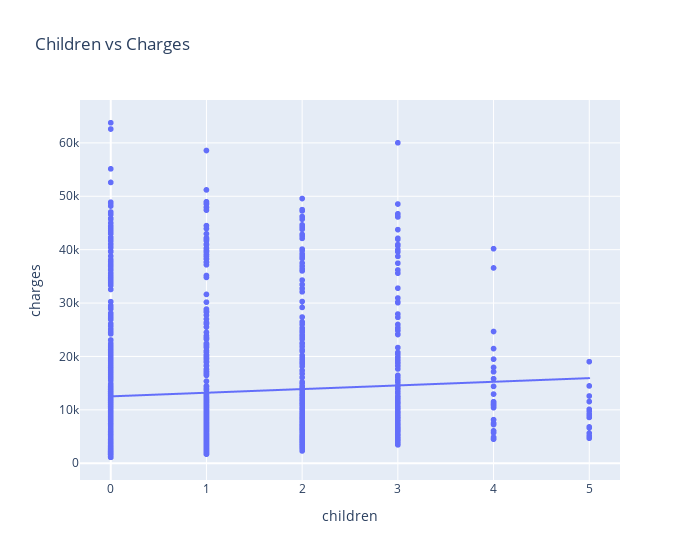

Write notebook code for a chart like this one.
### Markdown cell above
**Analysis**  
The distribution of `children` is right-skewed, with most beneficiaries having 0-3 children. Sample sizes are adequate for these groups (574, 324, 240, 157 respectively), but notably small for families with 4-5 children (25 and 18 observations). Limited observations for larger families may yield unreliable coefficient estimates. We will examine the relationship between children and charges to assess whether this sparse data poses a practical concern. If the relationship is weak, the small sample size becomes less problematic.

### Code cell
# scatter plot of children vs charges with plotted trendline
fig = px.scatter(df, x='children', y='charges', title='Children vs Charges', trendline='ols')
fig.update_layout(width=700)
fig.show()

# pearson correlation between children and charges
correlation = df['children'].corr(df['charges'])
print(f"Pearson correlation between children and charges: {correlation:.3f}")

### Figure 1 — Plotly figure (JSON) as saved in the notebook; plotly's stock layout.template omitted (floating-point values rounded to 4 significant figures; data arrays with more than 128 entries replaced by an {"elided": "..."} marker saying what was removed)
{"data": [{"hovertemplate": "children=%{x}<br>charges=%{y}<extra></extra>", "legendgroup": "", "marker": {"color": "#636efa", "symbol": "circle"}, "mode": "markers", "name": "", "showlegend": false, "type": "scattergl", "x": {"elided": "1338 int values"}, "xaxis": "x", "y": {"elided": "1338 float values"}, "yaxis": "y"}, {"hovertemplate": "<b>OLS trendline</b><br>charges = 683.089 * children + 12522.5<br>R<sup>2</sup>=0.004624<br><br>children=%{x}<br>charges=%{y} <b>(trend)</b><extra></extra>", "legendgroup": "", "marker": {"color": "#636efa", "symbol": "circle"}, "mode": "lines", "name": "", "showlegend": false, "type": "scattergl", "x": {"elided": "1338 int values"}, "xaxis": "x", "y": {"elided": "1338 float values"}, "yaxis": "y"}], "layout": {"legend": {"tracegroupgap": 0}, "title": {"text": "Children vs Charges"}, "width": 700, "xaxis": {"anchor": "y", "domain": [0, 1], "title": {"text": "children"}}, "yaxis": {"anchor": "x", "domain": [0, 1], "title": {"text": "charges"}}}}
